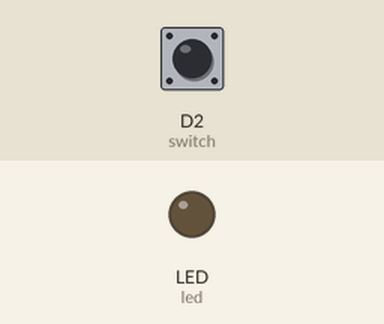
This program was run on a simulated CircuitPython board. On the bench: output pins drawn as LEDs (lit = HIGH). The test bench sets the inputs (shaded band); at power-on: D2 (switch) HIGH.

Above: at 1.2 s.
1.3 s: D2 (switch) pulled LOW for 0.15 s
At 1.38 s:
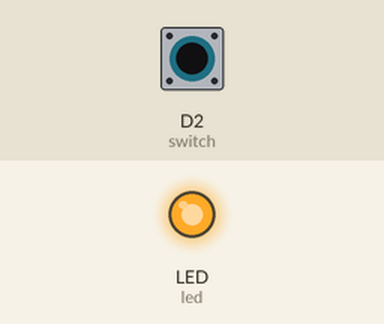
2.9 s: D2 (switch) pulled LOW for 3.2 s
At 6.9 s:
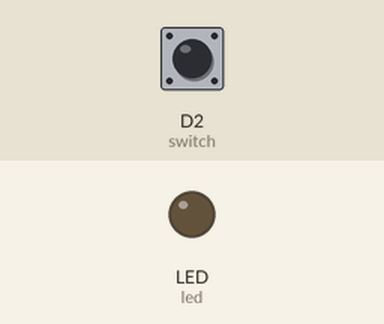
Timing chart, 0 to 8.4 s (numbered marks = the images above; inputs shaded):
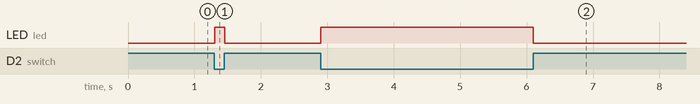

The program:

digital_in_out.py
```python
"""CircuitPython Essentials Digital In Out example - modified by Evan Weinberg"""
import time
import board
from digitalio import DigitalInOut, Direction, Pull

# LED setup.
led = DigitalInOut(board.LED)
# Set led pin direction
led.direction = Direction.OUTPUT

# Switch setup
switch = DigitalInOut(board.D2)
# Set direction
switch.direction = Direction.INPUT
# Set pin pull direction (for direction = input only)
switch.pull = Pull.UP

while True:
    # We could also do "led.value = not switch.value"!
    if switch.value:
        led.value = False
    else:
        led.value = True

    time.sleep(0.01)  # debounce delay
```

Measured:
- after the input at 1.3 s, LED (led): LOW → HIGH at once, → LOW 0.15 s later
- after the input at 2.9 s, LED (led): LOW → HIGH at once, → LOW 3.2 s later
